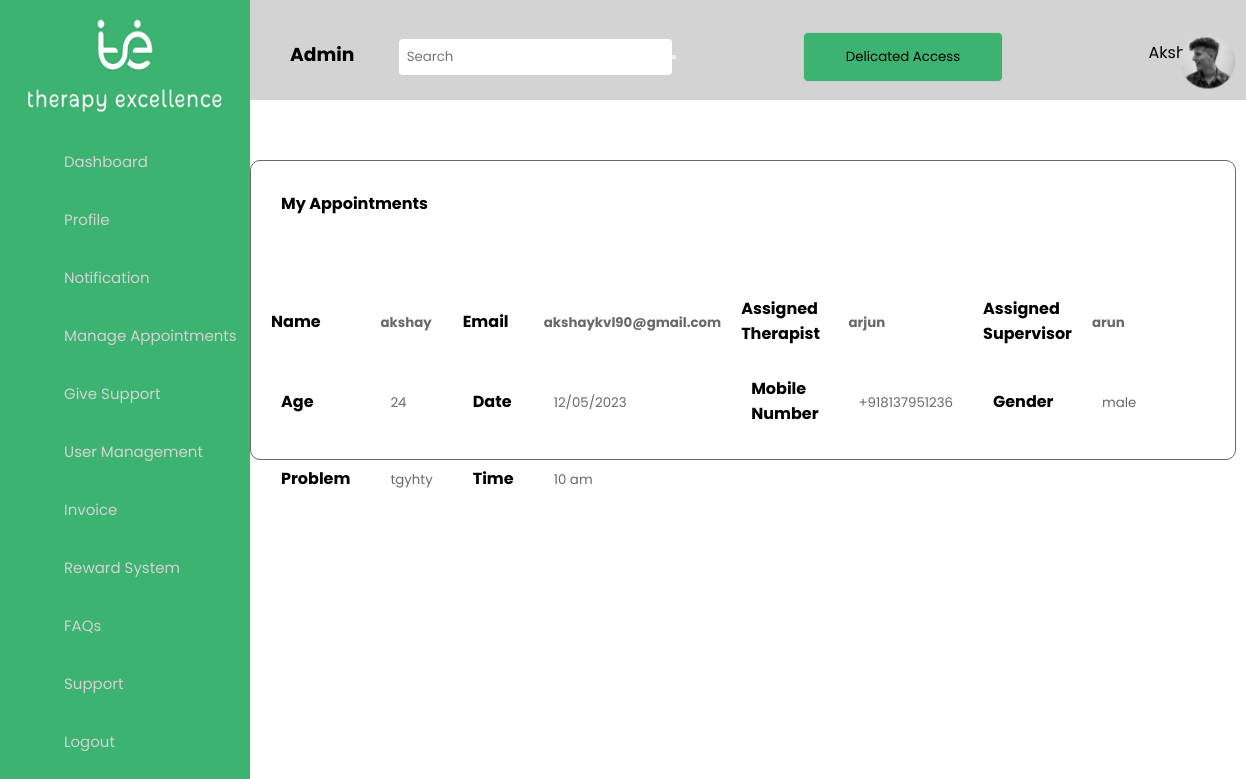
/clientviewappointments1, run on the app's committed database.
### client/models.py (models this page shows, shortened)
class Book_appointments(models.Model):
    Appointment_id=models.AutoField(primary_key=True,blank=True,unique=True)
    Name=models.CharField(max_length=42)
    Date=models.CharField(max_length=42)
    Problem=models.CharField(max_length=42)
    Supervisor_Name=models.CharField(max_length=42)
    Therapist_Name=models.CharField(max_length=42)
    Email= models.EmailField()
    Phone_Number=models.CharField(max_length=42)
    Age=models.CharField(max_length=3)
    Time=models.CharField(max_length=42)
    Gender=models.CharField(max_length=42)

### client/views.py (the view, shortened to what this page needs)
# urls.py: path('clientviewappointments<int:Appointment_id>', views.clientviewappointments, name='clientviewappointments'),
def clientviewappointments(request,Appointment_id, *args, **kwargs):
    cust_obj = Book_appointments.objects.get(Appointment_id=Appointment_id)
    if request.method=='GET':
        return render(request, 'clientviewappointments.html', {'cust_obj': cust_obj})

### templates/clientviewappointments.html (shortened to what this page needs)
{% load static %}
<!DOCTYPE html>
<html lang="en">
<head>
    <link rel="stylesheet" href="{% static 'css/viewprofile.css' %} ">
    <link rel="stylesheet" href="{% static 'css/sidebar.css' %}" >
    <link href="https://unpkg.com/boxicons@2.0.7/css/boxicons.min.css" rel="stylesheet" />
    <link rel="stylesheet" href="https://cdnjs.cloudflare.com/ajax/libs/normalize/5.0.0/normalize.min.css">
</head>
<body>
<div class="sidebar">
        <img src="static/img/images/logo_2.png" alt="Side Navigation Image">
      <ul class="nav-list">
        <li>
          <a href="adminhome">
           <i><iconify-icon icon="material-symbols:dashboard"></iconify-icon></i>
            <span class="links_name">Dashboard</span>
          </a>
        </li>
        <li>
          <a href="adprofile">
           <i><iconify-icon icon="iconamoon:profile-duotone"></iconify-icon></i>
            <span class="links_name">Profile</span>
          </a>
        </li>
        <li>
          <a href="adnotification">
             <i><iconify-icon icon="iconamoon:notification-duotone"></iconify-icon></i>
            <span class="links_name">Notification</span>
          </a>
        </li>
        <li>
          <ul>
          <li class="section">
              <a href="#"><i><iconify-icon icon="uil:calender"></iconify-icon></i>
                  <span class="links_name">Manage Appointments</span>
              </a>
          </li>
        </ul>
          <ul>
          <li class="section">
              <a href="#"><i><iconify-icon icon="healthicons:wold-care"></i>
                  <span class="links_name">Give Support</span>
              </a>
          </li>
          <ul>
          <li class="section">
              <a href="#"><i><iconify-icon icon="fa-solid:users"></i>
                  <span class="links_name">User Management</span>
              </a>
          </li>
              </ul>
          </li>
        <li>
            <a href="adinvoice"><i><iconify-icon icon="la:file-invoice"></i>
            <span class="links_name">Invoice</span>
          </a>
        </li>
        <li>
          <a href="adrewardsystem"><i><iconify-icon icon="fluent:reward-12-filled"></i>
            <span class="links_name">Reward System</span>
          </a>
        </li>
        <li>
            <a href="adfaq"><i><iconify-icon icon="streamline:interface-help-question-circle-circle-faq-frame-help-info-mark-more-query-question"></i>
            <span class="links_name">FAQs</span>
          </a>
        </li>
        <li>
            <a href="adsupport"><i><iconify-icon icon="bx:headphone"></i>
            <span class="links_name">Support</span>
          </a>
        </li>
        <li>
          <a href="logout">
            <i><iconify-icon icon="material-symbols:logout"></i>
            <span class="links_name">Logout</span>
          </a>
        </li>
      </ul>
    </div>
    <section class="home-section">
  <nav>
    <ul>
      <li><h3><a href="#">Admin</a></li></h3>
       <li class="search-bar">
        <form>
          <input type="text" placeholder="Search">
          <button type="submit"></button>
        </form>
      </li>
      <li>
          <button class="my-button1">Delicated Access</button>
      </li>
      <img src="static/img/images/Ellipse_1.png">
       <li class="right">
  <a href="#">Akshay</a>
</li>
    </ul>
  </nav>
   <div class="container">
        <div class="profile-card">
          <h4 >My Appointments</h4>
 <div class="account-info">
                    <div class="data">
                        <div class="important-data">
                            <section class="data-item">
                                <table>
    <thead>
     <tr>
        <th><h3 class="value">Name</h3></th>
        <th><small class="title">{{cust_obj.Name}}</small></th><br>
        <th><h3 class="value">Email</h3></th>
        <th><small class="title">{{cust_obj.Email}}</small></th><br>
        <th><h3 class="value">Assigned Therapist</h3></th>
        <th><small class="title">{{cust_obj.Therapist_Name}}</small></th>
         <th><h3 class="value">Assigned Supervisor</h3></th>
        <th><small class="title">{{cust_obj.Supervisor_Name}}</small></th>
      </tr>
      <tr>
        <td><h3 class="value">Age</h3></td>
        <td><small class="title">{{cust_obj.Age}}</small></td>
         <td><h3 class="value">Date</h3></td>
        <td><small class="title">{{cust_obj.Date}}</small></td>
         <td><h3 class="value">Mobile Number</h3></td>
        <td><small class="title">{{cust_obj.Phone_Number}}</small></td>
         <td><h3 class="value">Gender</h3></td>
        <td><small class="title">{{cust_obj.Gender}}</small></td>
      </tr>
      <tr>
        <td><h3 class="value">Problem</h3></td>
        <td><small class="title">{{cust_obj.Problem}}</small></td>
         <td><h3 class="value">Time</h3></td>
        <td><small class="title">{{cust_obj.Time}}</small></td>
      </tr>
  </table>
</body>
</html>

### static/css/viewprofile.css (style rules this page uses)
html { box-sizing: border-box; font-family: Arial, Helvetica, sans-serif; }
body { background-image: url(/images/banner.jpg); background-size: cover; }
.container { height: auto; backdrop-filter: blur(20px); display: flex; justify-content: center; align-items: center; margin-top: 60px; margin-right: 10px; }
.profile-card h4 { padding: 10px; margin-left: 20px; margin-top: 20px; }
.profile-card { width: 1000px; height: 300px; background-color: white; border-radius: 10px; border: 1px solid dimgray; display: grid; }
.account-info { display: grid; grid-template-columns: repeat(3, 1fr); grid-template-rows: 2fr 1fr; \ padding: 10px; }
.data { grid-area: 1/1/2/3; display: flex; flex-direction: column; justify-content: space-between; color: var(--secondary-color); padding: 0px; text-align: center; border: 1px solid var(--border-color); border-radius: 15px; }
.important-data { display: flex; justify-content: space-between; align-items: center; padding: 10px; }
.data-item .value { color: black; }
.data-item .title { color: dimgray; }
.important-data .value { font-size: var(--title-size); }
table { border-collapse: collapse; }
th, td { padding: 20px; text-align: left; border-bottom: 0px solid #ddd; margin-left: 20px; margin-right: 20px; }
th { background-color:; padding: 10px; }

### static/css/sidebar.css (style rules this page uses)
* { margin: 0; padding: 0; box-sizing: border-box; font-family: "Poppins" , sans-serif; }
.sidebar { position: fixed; left: 0; top: 0; height: 150vh; width: 250px; background: rgb(60, 179, 113); padding: 6px 14px; z-index: 99; overflow-y: scroll; }
.sidebar img { display: block; margin: 10px auto; width: 200px; height: 100px; }
.sidebar i { color: #fff; height: 60px; min-width: 50px; font-size: 25px; text-align: center; line-height: 60px; }
.sidebar .nav-list { margin-top: 20px; height: 100%; }
.sidebar li { position: relative; margin: 8px 0; list-style: none; }
.sidebar li a { display: flex; height: 101%; width: 101%; border-radius: 12px; align-items: center; text-decoration: none; transition: all 0.4s ease; background:; }
.sidebar li a .links_name { color: lightgrey; font-size: 15px; font-weight: 400; white-space: nowrap; }
.sidebar li i { height: 50px; line-height: 50px; font-size: 18px; border-radius: 12px; }
.home-section { position: relative; background:white; min-height: 100vh; top: 0; left: 250px; width: calc(100% - 250px); transition: all 0.5s ease; z-index: 2; }
nav { background-color: lightgrey; height: 100px; }
nav ul { list-style-type: none; margin: 0; padding: 0; }
nav ul li { display: inline-block; }
nav ul li.right { float: right; }
nav ul li a { display: block; padding: 40px; color: black; text-decoration: none; }
nav ul li.search-bar { margin-left: auto; width: 400px; }
nav form { display: flex; align-items: center; }
nav input[type="text"] { padding: 8px; border: none; border-radius: 4px; }
nav img { transform: translate(315%, 50%); }
.my-button1 { width: 200px; padding: 5px; height: 50px; background-color: rgb(60, 179, 113); border: 1px solid #ccc; border-radius: 5px; }

### data on the page
Book_appointments: Name "akshay", Email "akshaykvl90@gmail.com", Therapist_Name "arjun", Supervisor_Name "arun", Age "24", Date "12/05/2023", Phone_Number "+918137951236", Gender "male", Problem "tgyhty", Time "10 am"
